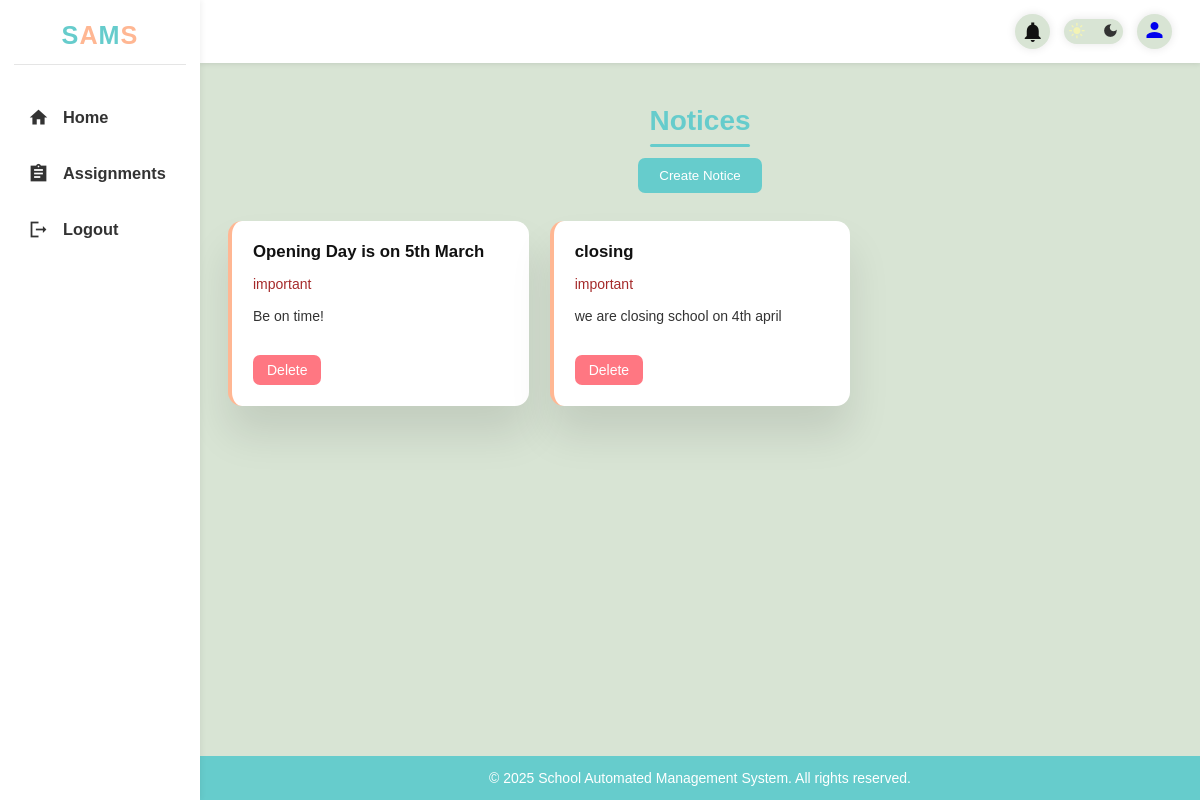
Page /authenticated/noticeboard/ (signed in) on the earlier database version.
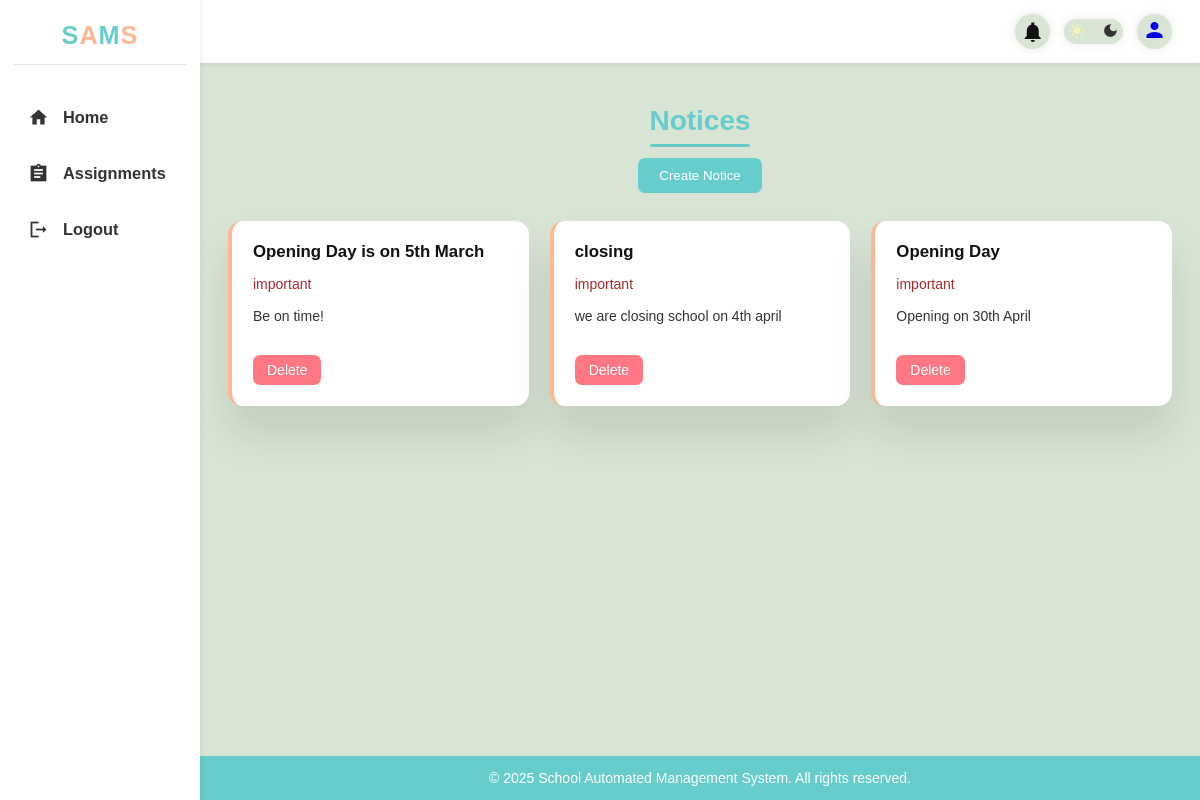
Same page on the later database version.
### core/models.py (models this page shows, shortened)
class Notice(models.Model):
    name = models.CharField(max_length=50)
    description = models.CharField(max_length=150)
    importance = models.CharField(max_length=50, null=True )
    date = models.DateField(default=timezone.now)

### core/views.py (the view, shortened to what this page needs)
# urls.py: path('noticeboard/', views.notice_board, name='notice_board'),
@login_required
def notice_board(request):
    noticeb = Notice.objects.all()
    return render(request, 'UI/notice.html', {'noticeb': noticeb})

### core/templates/UI/notice.html (shortened to what this page needs)
{% extends "base.html" %}
{% load static %}
{% block content %}
<body>
    <h1 style="text-align: center;">Notices</h1>
    <button class="noticeBtn" type="button" id="openbtn" onclick="Notification_Open()">Create Notice</button>
    <div class="notice-container-1">
        {% if noticeb %}
            {% for notice in noticeb %}
            <div class="notice-card-1">
                <div class="notice-content">
                    <div class="notice-title">{{notice.name}}</div>
                    <div class="notice-description" style="color: brown;">{{notice.importance}}</div>
                    <div class="notice-duedate">{{notice.description}}</div>
                    <a href="{% url 'core:delete_notice' notice.id %}" class="delbtn" onclick="return confirm('Are you sure you want to delete this assignment?')">Delete</a>
                </div>
            </div>
            {% endfor %}
        {% else %}
        <h2>No Notice</h2>
        {% endif %}
    </div>
</body>
{% endblock content %}

Differences in the rows shown:
added Notice: name "Opening Day", importance "important", description "Opening on 30th April"
